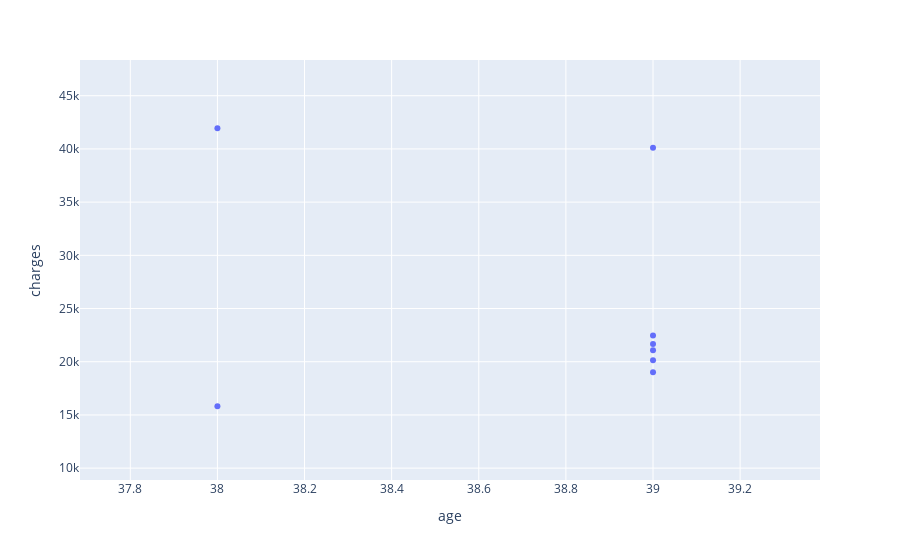

Write notebook code for a chart like this one.
### Code cell
fig.show()

### Figure 1 — Plotly figure (JSON) as saved in the notebook; plotly's stock layout.template omitted (floating-point values rounded to 4 significant figures; data arrays with more than 128 entries replaced by an {"elided": "..."} marker saying what was removed)
{"data": [{"hovertemplate": "age=%{x}<br>charges=%{y}<extra></extra>", "legendgroup": "", "marker": {"color": "#636efa", "symbol": "circle"}, "mode": "markers", "name": "", "orientation": "v", "showlegend": false, "type": "scatter", "x": {"elided": "274 int values"}, "xaxis": "x", "y": {"elided": "274 float values"}, "yaxis": "y"}], "layout": {"autosize": true, "legend": {"tracegroupgap": 0}, "margin": {"t": 60}, "xaxis": {"anchor": "y", "autorange": false, "domain": [0, 1], "range": [37.68, 39.38], "title": {"text": "age"}, "type": "linear"}, "yaxis": {"anchor": "x", "autorange": false, "domain": [0, 1], "range": [8885.0, 48360.0], "title": {"text": "charges"}, "type": "linear"}}}
